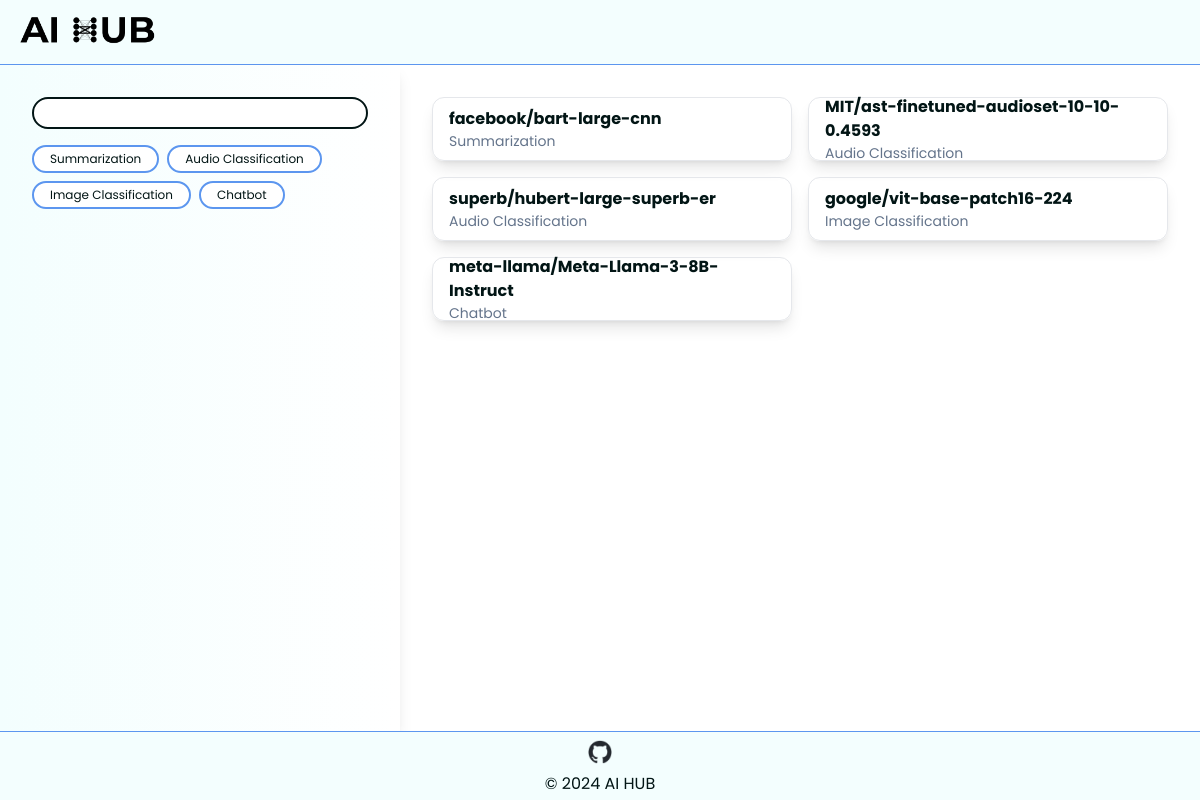
The page / on the database its author committed.
### database/models.py (models this page shows)
class Task(Base):
    __tablename__ = "tasks"
    name = Column(String(255), primary_key=True)
    models = relationship("Model", back_populates="task")
    def serialize(self):
        return {
            "name": self.name,
        }

class Model(Base):
    __tablename__ = "models"
    name = Column(String(255), primary_key=True)
    task_name = Column(ForeignKey("tasks.name", onupdate="CASCADE", ondelete="CASCADE"), nullable=False)
    description = Column(String(255))
    input_type = Column(String(255), nullable=False)
    output_type = Column(String(255), nullable=False)
    task = relationship("Task", back_populates="models")
    def serialize(self):
        return {
            "name": self.name,
            "task": self.task_name,
            "description": self.description,
            "input_type": self.input_type,
            "output_type": self.output_type,
        }

### myapp/routers/root.py (the view)
@router.route('/', methods=['GET'])
def index():
    models = models_db.get_models()
    tasks = tasks_db.get_tasks()
    return render_template('index.html',
                           models=models,
                           tasks=tasks)

### database/models_db.py (called while the page is built)
def get_models():
    with SessionLocal() as session:
        db_models = session.query(Model).all()
        models = [Model_Mapper(model) for model in db_models]
        return models

### database/tasks_db.py (called while the page is built)
def get_tasks():
    with SessionLocal() as session:
        db_tasks = session.query(Task).all()
        tasks = [Task_Mapper(task) for task in db_tasks]
        return tasks

### myapp/templates/index.html (shortened to what this page needs)
{% extends "base.html" %}
{% block body %}
    <div class="flex w-full h-full">
        <div class="flex w-1/3 h-full shadow-lg flex flex-col justify-start p-8 bg-gradient-to-r from-background">
            <div class="flex justify-start content-center w-full h-8">
                <input class="w-full h-full rounded-full border-2 border-text px-4 py-2" type="text" id="search">
            </div>
            <div class="flex gap-2 pt-4 flex-wrap">
                {% for task in tasks %}
                    <div class="task bg-white text-xs rounded-full border-2 border-accent text-center w-fit h-fit px-4 py-1 cursor-pointer hover:bg-blue-200">{{ task.name }}</div>
                {% endfor %}
            </div>
        </div>
        <div class="flex-1 flex flex-wrap content-start gap-4 p-8">
            {% for model in models %}
                <a href="models/{{ model.name }}" class="model relative group w-[30vw] h-16 rounded-xl shadow-lg flex flex-col justify-center px-4 hover:bg-background hover:-translate-y-1 hover:ease-in hover:duration-100 ease-in duration-100 border">
                    <p class="model-name group-hover:text-accent font-bold">
                        {{ model.name }}
                    </p>
                    <p class="model-task text-slate-500 text-sm">
                        {{ model.task }}
                    </p>
                </a>
            {% endfor %}
        </div>
    </div>
{% endblock %}

### myapp/templates/base.html (shortened to what this page needs)
<!DOCTYPE html>
<html lang="en">
<head>
    <script src="https://cdn.tailwindcss.com"></script>
</head>
<body class="w-screen h-screen flex flex-col text-text divide-y divide-accent">
    <nav class="w-full h-16 bg-background">
        <a class="flex items-center pl-4 h-full overflow-y-hidden" href="/">
            <img src="{{ url_for('static', filename='/images/logo.png') }}" class="h-36 w-auto top-3" alt="AI HUB Logo" loading="lazy" />
        </a>
    </nav>
    {% block body %}
    {% endblock %}
    <footer class="w-full h-20 bg-background text-center pt-2 pb-1 text-text">
        <div class="h-full flex flex-col justify-center gap-2 text-center">
            <a class="self-center" href="https://github.com/wai157/ai_hub" target="_blank">
                <img class="max-w-6 h-auto" src="{{ url_for('static', filename='/images/github.png') }}" alt="github">
            </a>
            <p>© 2024 AI HUB</p>
    </footer>
</body>
</html>

### rows shown on the page
Task: name "Summarization"
Task: name "Audio Classification"
Task: name "Image Classification"
Task: name "Chatbot"
Model: name "facebook/bart-large-cnn", task "Summarization"
Model: name "MIT/ast-finetuned-audioset-10-10-0.4593", task "Audio Classification"
Model: name "superb/hubert-large-superb-er", task "Audio Classification"
Model: name "google/vit-base-patch16-224", task "Image Classification"
Model: name "meta-llama/Meta-Llama-3-8B-Instruct", task "Chatbot"
